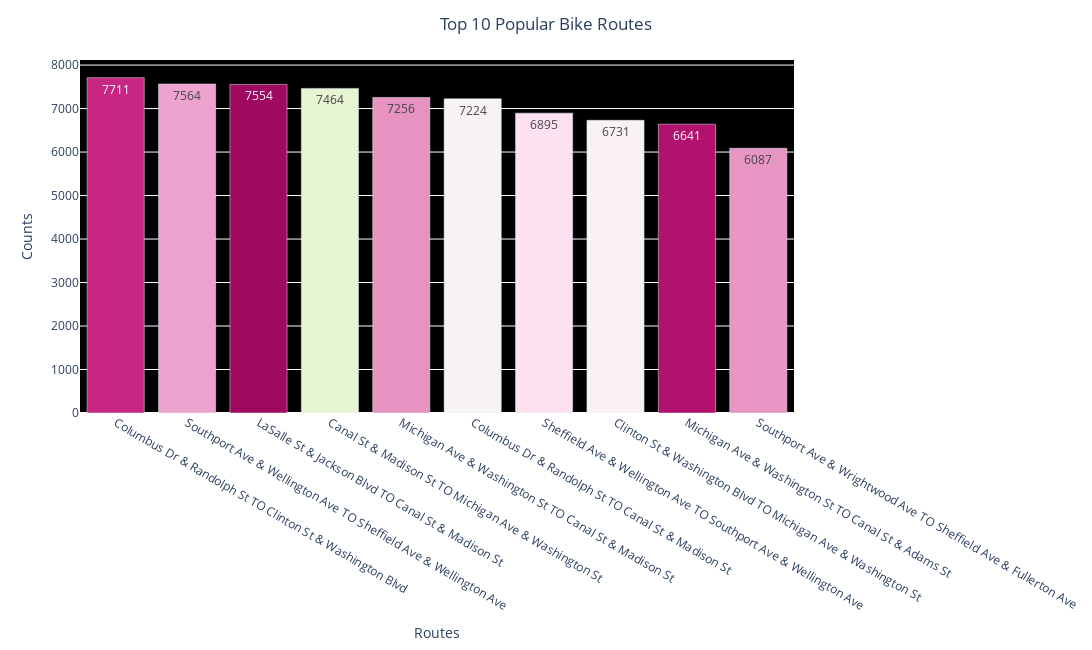

Write notebook code for a chart like this one.
### Code cell
fig = (
    px.bar(
        dfPopularRoutes,
        x = dfPopularRoutes.columns[0],
        y = 'Counts',
        text_auto = True,
        labels = {"index": "Routes",},
        width = 1200,
        height = 650
    )
)

fig.update_traces(hoverinfo = "all", marker_color = np.random.randn(100))

fig.update_layout(
        # update layout with titles
        title = {
            "text": "Top 10 Popular Bike Routes",
            "x": 0.5,
                },
        yaxis_title = "Counts",
        plot_bgcolor = 'black',
        #showlegend = True,
)

fig.update_xaxes(categoryorder = 'total descending', color = '#444')

# display the figure
fig.show()

### Figure 1 — Plotly figure (JSON) as saved in the notebook; plotly's stock layout.template omitted (floating-point values rounded to 4 significant figures)
{"data": [{"alignmentgroup": "True", "hoverinfo": "all", "hovertemplate": "Routes=%{x}<br>Counts=%{y}<extra></extra>", "legendgroup": "", "marker": {"color": [-1.575, -0.698, -2.013, 1.05, -0.8512, 0.4839, 0.02794, 0.4077, -1.825, -0.8346, -0.3225, -0.7175, 0.1942, 0.08492, 1.523, -1.038, -1.423, 0.1827, -1.055, -0.9338, -0.6696, -0.2883, 0.8755, -2.184, -1.509, 0.06921, 0.5935, 1.107, -1.1, -0.7457, 0.2874, 0.002694, 0.1025, 0.1626, 0.8918, -0.484, 1.488, -0.3757, 0.9307, 1.128, 1.154, -0.6614, 1.178, 0.8324, 1.221, 0.3355, -1.5, 0.3418, -0.4037, -1.719, -1.687, 0.8901, -0.4632, 0.718, 0.1999, -1.462, -0.3367, 0.4305, -0.9531, 0.2204, 0.436, -1.463, -0.2986, -0.7074, 1.579, -0.4052, -1.819, 0.3397, -0.257, -1.038, 1.163, -1.103, -0.6392, 3.283, -0.17, -0.6343, -0.6292, -0.08502, 0.3004, -1.236, -1.117, 0.8924, -0.398, -1.232, -0.3132, -0.8944, 0.701, 2.916, -1.219, -0.7912, 0.9871, -0.1654, -1.01, 0.05902, 0.6032, 0.2586, 0.2496, 0.1288, 0.251, 1.232], "pattern": {"shape": ""}}, "name": "", "offsetgroup": "", "orientation": "v", "showlegend": false, "textposition": "auto", "texttemplate": "%{y}", "type": "bar", "x": ["Columbus Dr & Randolph St TO Clinton St & Washington Blvd", "Southport Ave & Wellington Ave TO Sheffield Ave & Wellington Ave", "LaSalle St & Jackson Blvd TO Canal St & Madison St", "Canal St & Madison St TO Michigan Ave & Washington St", "Michigan Ave & Washington St TO Canal St & Madison St", "Columbus Dr & Randolph St TO Canal St & Madison St", "Sheffield Ave & Wellington Ave TO Southport Ave & Wellington Ave", "Clinton St & Washington Blvd TO Michigan Ave & Washington St", "Michigan Ave & Washington St TO Canal St & Adams St", "Southport Ave & Wrightwood Ave TO Sheffield Ave & Fullerton Ave"], "xaxis": "x", "y": [7711, 7564, 7554, 7464, 7256, 7224, 6895, 6731, 6641, 6087], "yaxis": "y"}], "layout": {"barmode": "relative", "height": 650, "legend": {"tracegroupgap": 0}, "margin": {"t": 60}, "plot_bgcolor": "black", "title": {"text": "Top 10 Popular Bike Routes", "x": 0.5}, "width": 1200, "xaxis": {"anchor": "y", "autorange": true, "categoryorder": "total descending", "color": "#444", "domain": [0, 1], "range": [-0.5, 9.5], "title": {"text": "Routes"}, "type": "category"}, "yaxis": {"anchor": "x", "autorange": true, "domain": [0, 1], "range": [0, 8117.0], "title": {"text": "Counts"}, "type": "linear"}}}
